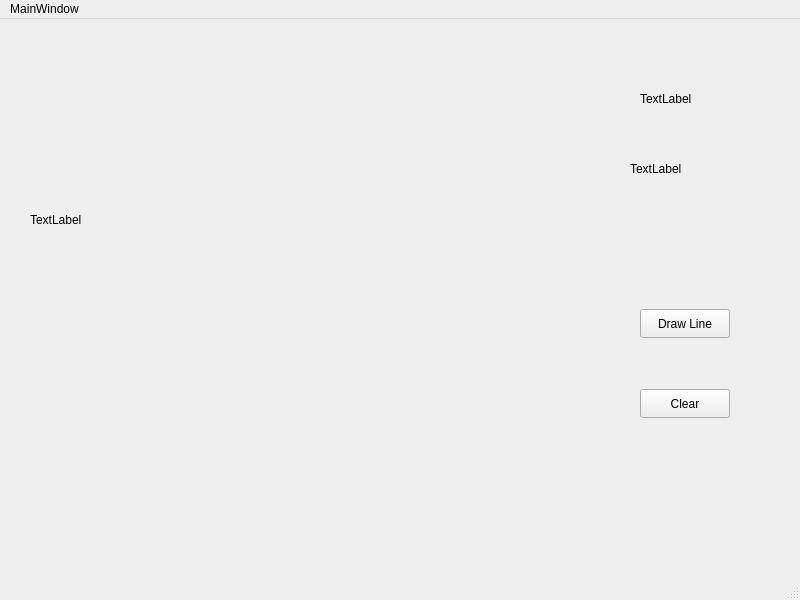
<?xml version="1.0" encoding="UTF-8"?>
<ui version="4.0">
 <class>MainWindow</class>
 <widget class="QMainWindow" name="MainWindow">
  <property name="geometry">
   <rect>
    <x>0</x>
    <y>0</y>
    <width>800</width>
    <height>600</height>
   </rect>
  </property>
  <property name="windowTitle">
   <string>MainWindow</string>
  </property>
  <widget class="QWidget" name="centralwidget">
   <widget class="my_label" name="frame">
    <property name="geometry">
     <rect>
      <x>30</x>
      <y>30</y>
      <width>431</width>
      <height>341</height>
     </rect>
    </property>
    <property name="text">
     <string>TextLabel</string>
    </property>
   </widget>
   <widget class="QLabel" name="mouse_movement">
    <property name="geometry">
     <rect>
      <x>640</x>
      <y>70</y>
      <width>63</width>
      <height>20</height>
     </rect>
    </property>
    <property name="text">
     <string>TextLabel</string>
    </property>
   </widget>
   <widget class="QLabel" name="mouse_pressed">
    <property name="geometry">
     <rect>
      <x>630</x>
      <y>140</y>
      <width>63</width>
      <height>20</height>
     </rect>
    </property>
    <property name="text">
     <string>TextLabel</string>
    </property>
   </widget>
   <widget class="QPushButton" name="draw_line">
    <property name="geometry">
     <rect>
      <x>640</x>
      <y>290</y>
      <width>90</width>
      <height>29</height>
     </rect>
    </property>
    <property name="text">
     <string>Draw Line</string>
    </property>
   </widget>
   <widget class="QPushButton" name="clear">
    <property name="geometry">
     <rect>
      <x>640</x>
      <y>370</y>
      <width>90</width>
      <height>29</height>
     </rect>
    </property>
    <property name="text">
     <string>Clear</string>
    </property>
   </widget>
  </widget>
  <widget class="QMenuBar" name="menubar">
   <property name="geometry">
    <rect>
     <x>0</x>
     <y>0</y>
     <width>800</width>
     <height>25</height>
    </rect>
   </property>
   <widget class="QMenu" name="menuMainWindow">
    <property name="title">
     <string>MainWindow</string>
    </property>
   </widget>
   <addaction name="menuMainWindow"/>
  </widget>
  <widget class="QStatusBar" name="statusbar"/>
 </widget>
 <customwidgets>
  <customwidget>
   <class>my_label</class>
   <extends>QLabel</extends>
   <header location="global">my_label.h</header>
  </customwidget>
 </customwidgets>
 <resources/>
 <connections/>
</ui>
